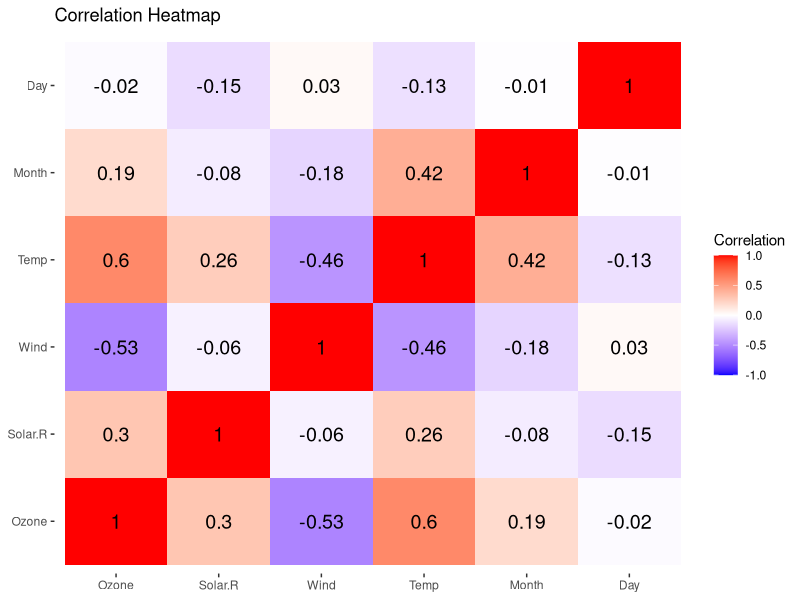
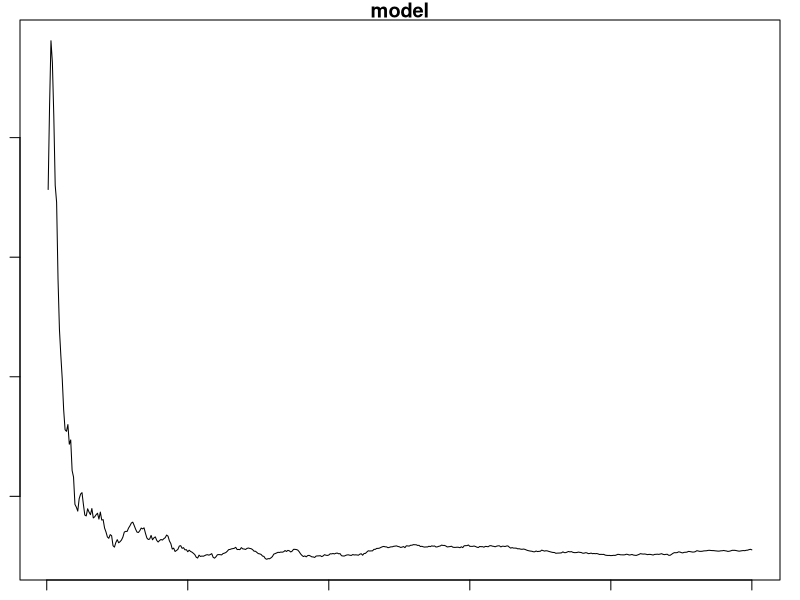
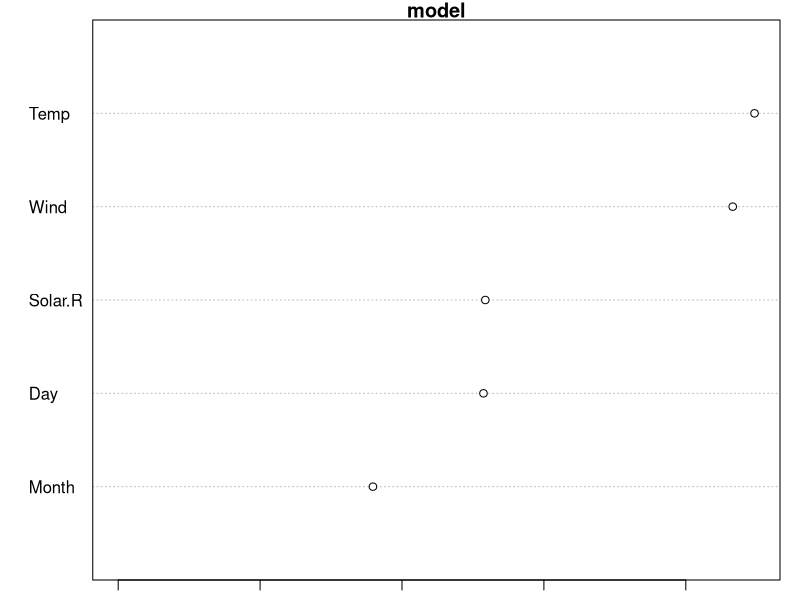
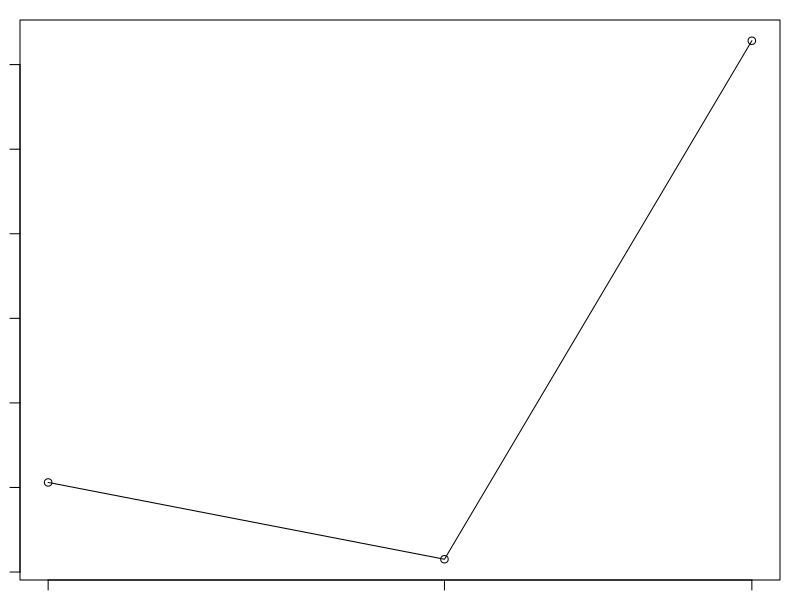

These charts were generated, in order, by the following R code:
##################################################################
# Goal: Use iris.uci to build a decision tree
# Problem: classification
##################################################################


# At the root, split the data by petal length. 
# If petal length > 2.45 cm then follow the right branch down to the next node.
# At the next node, the feature 
# that is used to split the data is sepal length. Since the sepal length of the new
# flower is greater than 5.0 cm, you would follow the right branch down to the leaf 
# node. The leaf node that you reach is labeled “versicolor”, so the predicted class 
# for the new flower is versicolor.

# clean the work space
rm(list = ls(all = TRUE))


# import libraries
library(dplyr)
library(randomForest)

#view structure of airquality dataset
str(airquality)

# attach dataset
attach(airquality)
df = airquality

# sum complete cases
print(paste0('with complete cases: ', sum(complete.cases(df)) ) )

# sum incomplete cases
print(paste0('with incomplete cases: ', sum(!complete.cases(df)) ) )

# top 6
head(df)

#replace NAs with column medians
for(i in 1:ncol(df)) {
  # fill NA
  df[ , i][is.na(df[ , i])] <- median(df[ , i], na.rm=TRUE)
}

# top 6
head(df) 

cor_df=round( cor(df), 2)

library(reshape2)
melted_cor <- melt(cor_df)

par(mar=c(1,1,1,1))
library(ggplot2)
ggplot(data = melted_cor, aes(x = Var1, y = Var2, fill = value)) +
  geom_tile() +
  geom_text(aes(Var2, Var1, label = value), size = 5) +
  scale_fill_gradient2(low = "blue", high = "red", limit = c(-1, 1), name = "Correlation") +
  theme(axis.title.x = element_blank(), axis.title.y = element_blank(), panel.background = element_blank()) +
  labs(title = "Correlation Heatmap")


# 5 number summaries of all columns
sapply(df[c(colnames(df))], fivenum)


# Split the data into training and test sets
set.seed(123)
train_index <- sample(1:ceiling(nrow(df)), size = ceiling( nrow(df)*0.7)  )
train <- df[train_index, ]
test <- df[-train_index, ]


#make this example reproducible
set.seed(1)

#fit the random forest model
model <- randomForest(formula = Ozone ~ ., data = train)

#display fitted model
model

#find number of trees that produce lowest test MSE
which.min(model$mse)
 
#find RMSE of best model
sqrt(model$mse[which.min(model$mse)]) 

#plot the test MSE by number of trees
plot(model)

#produce variable importance plot
varImpPlot(model) 

# tune the rf model
model_tuned <- tuneRF(
  x=train[,-1], #define predictor variables
  y=train$Ozone, #define response variable
  ntreeTry=500,
  mtryStart=4, 
  stepFactor=1.5,
  improve=0.01,
  trace=FALSE #don't show real-time progress
)


# Make predictions on the testing data
predictions <- predict(model, newdata = test)
 

#define new observation#definas.factor()e new observation
new <- data.frame(Solar.R=150, Wind=8, Temp=70, Month=5, Day=5)

#use fitted bagged model to predict Ozone value of new observation
predict(model, newdata=new)

 




 